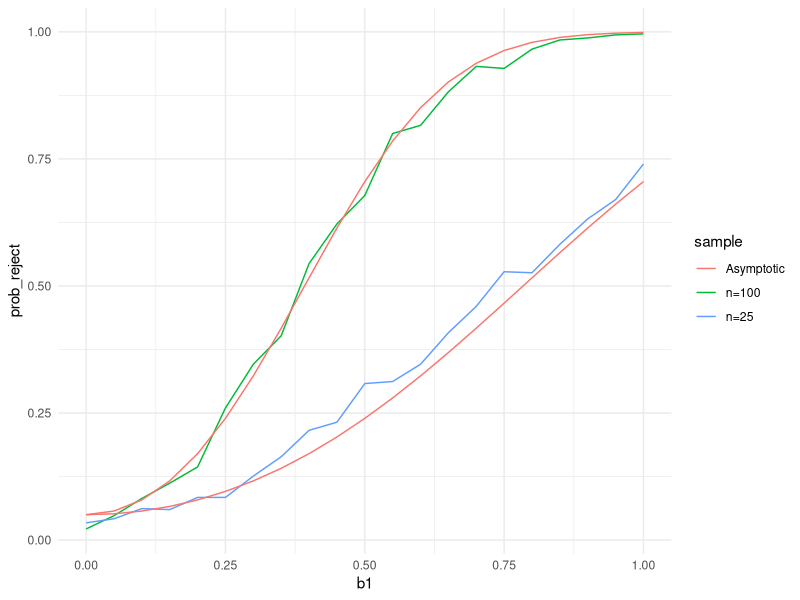
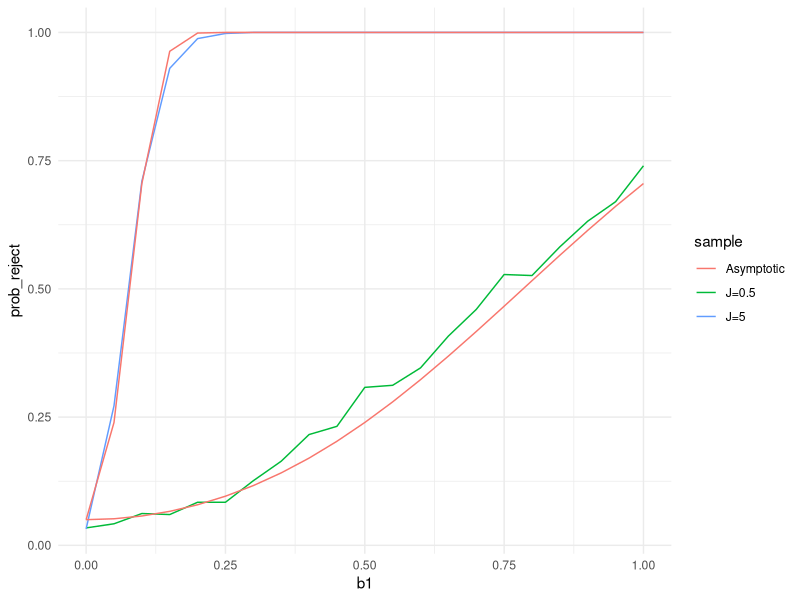

Recreate these plots in R, in order.
rm(list=ls())

library(tidyverse)
library(broom)
library(sandwich)

set.seed(2022)

## number of repetitions
num_reps<-500


## Define a simulation function 
sim_func <- function(rep,n,J,b1){ 
  df <-tibble(err = (rexp(n=n, rate=J)-1/J),  # errors are exponential(J).  Mean =0, std dev = 1/J
                  x1=rnorm(n=n,mean=0,sd=1),
                  y = x1*b1+err)
  reg <- lm(y~x1, data=df)
  results <- list(beta1=coefficients(reg)[2],
                  var_beta1=vcovHC(reg, type="const")[2,2]) 
  return(results)  
}

## Parameter Settings
param_list <- expand.grid(rep=1:num_reps, n=c(25,100), J=c(.5,5), b1=seq(0,1,0.05)) 

## Run simulation
sim_out <- param_list %>% 
  mutate(results = pmap(param_list, sim_func)) %>%
  unnest_wider(results) %>%
  group_by(n,J,b1) %>%
  mutate(test_b1=abs(beta1/sqrt(var_beta1)>1.96)) %>%
  mutate(prob_reject=mean(test_b1)) %>%
  mutate(asy_power=pnorm(-1.96-sqrt(n)*b1/(1/J))+pnorm(sqrt(n)*b1/(1/J)-1.96)) %>%
  ungroup() %>%
  select(n,J,b1,prob_reject,asy_power) %>%
  distinct()



## Create plot for question 1
pl_power_q1 <- sim_out %>%
  filter(J==0.5) %>%
  mutate(sample= case_when( n==25 ~ "n=25", n==100 ~ "n=100")) %>%
  mutate(asy_power=pnorm(-1.96-sqrt(n)*b1/(1/J))+pnorm(sqrt(n)*b1/(1/J)-1.96))%>%
  ggplot() +
    geom_line(aes(x=b1,y=prob_reject,group=sample,color=sample)) + 
    geom_line(aes(x=b1,y=asy_power,group=sample,color="Asymptotic"))  +
    theme_minimal()
  

pl_power_q1


## Create plot for question 2
pl_power_q2 <- sim_out %>%
  filter(n==25) %>%
  mutate(sample= case_when( J==.5 ~ "J=0.5", J==5 ~ "J=5")) %>%
  mutate(asy_power=pnorm(-1.96-sqrt(n)*b1/(1/J))+pnorm(sqrt(n)*b1/(1/J)-1.96)) %>%
  ggplot() +
    geom_line(aes(x=b1,y=prob_reject,group=sample,color=sample)) + 
    geom_line(aes(x=b1,y=asy_power,group=sample,color="Asymptotic"))  +
    theme_minimal() 
  
pl_power_q2
